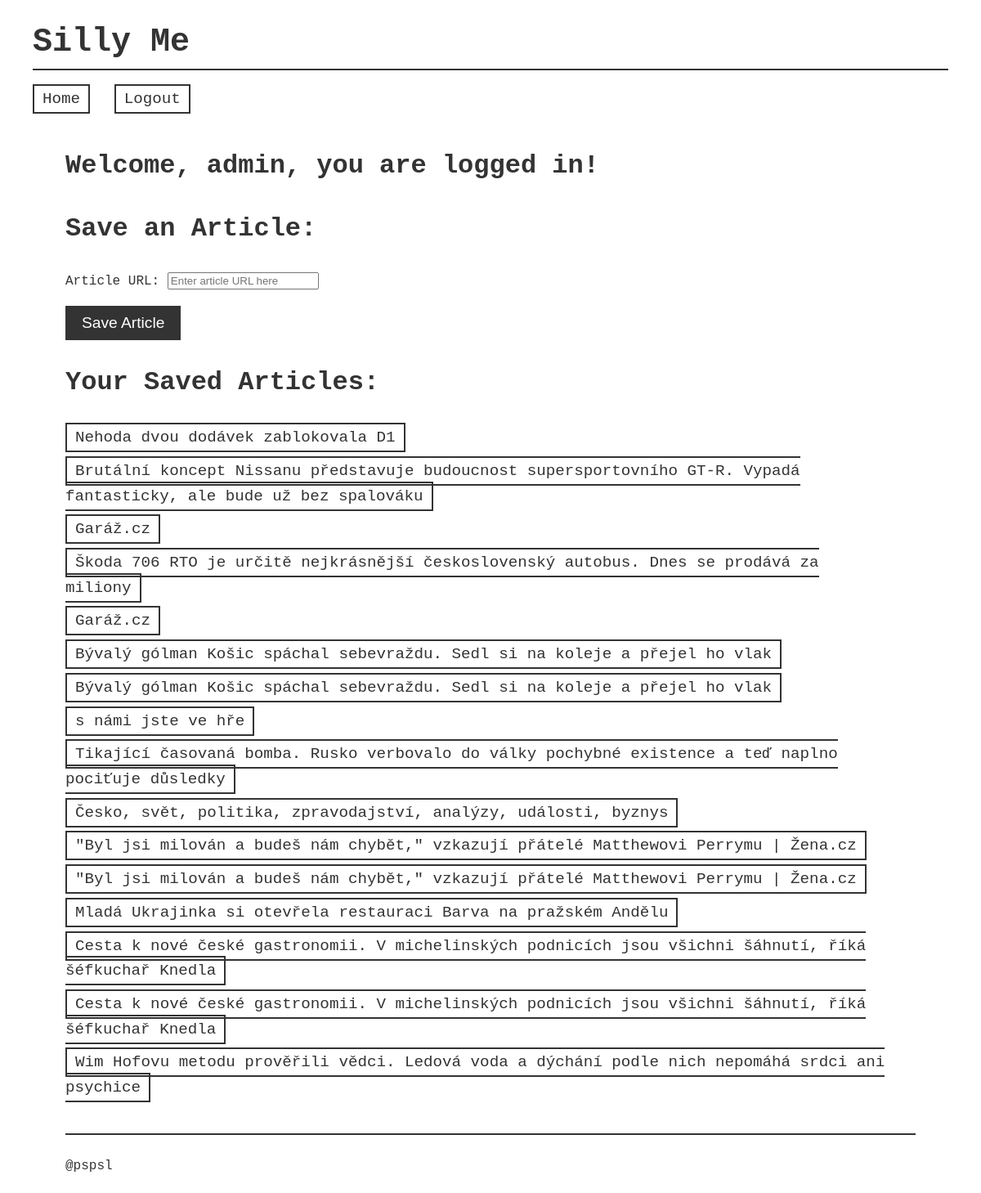
The app's page / (signed in) with its own data.
### articles/models.py (models this page shows, shortened)
class Article(models.Model):
    title = models.CharField(max_length=300)
    body = models.TextField(default="No text")
    author = models.CharField(max_length=150, null=True)
    timestamp = models.DateTimeField(auto_now_add=True)
    source = models.ForeignKey(Source, related_name="articles", on_delete=models.CASCADE)
    url = models.URLField(max_length=200)
    archived = models.BooleanField(default=False)
    user = models.ForeignKey(User, on_delete=models.CASCADE, null=True, related_name="articles")

### articles/views.py (the view)
# urls.py: path('', homepage_view, name="homepage"),
def homepage_view(request):
    form = ArticleForm()
    articles = []
    if request.user.is_authenticated:
        articles = ArticleModel.objects.filter(user=request.user)
    return render(request, "homepage.html", {"form": form, "articles": articles})

### articles/forms.py
class ArticleForm(forms.Form):
    url = forms.URLField(
        label='Article URL',
        required=True,
        widget=forms.URLInput(attrs={'placeholder': 'Enter article URL here'})
    )

### templates/homepage.html (shortened to what this page needs)
{% extends "base.html" %}
{% block content %}
<h1>Welcome{% if user.is_authenticated %}, {{ user.username }}, you are logged in{% endif %}!</h1>
{% if user.is_authenticated %}
<h2>Save an Article:</h2>
<form method="post" action="{% url 'save-article' %}">
    {{ form.as_p }}
    <button type="submit">Save Article</button>
</form>
<h2>Your Saved Articles:</h2>
<ul>
    {% for article in articles %}
    <li><a href="{% url 'article_detail' article.id %}">{{ article.title }}</a></li>
    {% endfor %}
</ul>
{% else %}
<p>Please register/log in</p>
{% endif %}
{% endblock %}

### static/css/styles.css (style rules this page uses)
body { font-family: 'Courier New', Courier, monospace; background-color: #FFF; color: #333; margin: 0; padding: 0; line-height: 1.6; }
nav a { text-decoration: none; color: #333; margin-right: 20px; font-size: 1.2rem; border: 2px solid #333; padding: 5px 10px; transition: background-color 0.3s ease; }
button { background-color: #333; color: #FFF; border: none; padding: 10px 20px; font-size: 1.2rem; cursor: pointer; transition: background-color 0.3s ease; }
h1, h2 { font-size: 2rem; }
form { margin-top: 20px; }
ul { list-style-type: none; padding: 0; }
ul li { margin-top: 10px; }
ul li a { text-decoration: none; color: #333; font-size: 1.2rem; }

### records on screen
Article: title "Nehoda dvou dodávek zablokovala D1"
Article: title "Brutální koncept Nissanu představuje budoucnost supersportovního GT-R. Vypadá fantasticky, ale bude už bez spalováku"
Article: title "Garáž.cz"
Article: title "Škoda 706 RTO je určitě nejkrásnější československý autobus. Dnes se prodává za miliony"
Article: title "Garáž.cz"
Article: title "Bývalý gólman Košic spáchal sebevraždu. Sedl si na koleje a přejel ho vlak"
Article: title "Bývalý gólman Košic spáchal sebevraždu. Sedl si na koleje a přejel ho vlak"
Article: title "s námi jste ve hře"
Article: title "Tikající časovaná bomba. Rusko verbovalo do války pochybné existence a teď naplno pociťuje důsledky"
Article: title "Česko, svět, politika, zpravodajství, analýzy, události, byznys"
Article: title "\"Byl jsi milován a budeš nám chybět,\" vzkazují přátelé Matthewovi Perrymu | Žena.cz"
Article: title "\"Byl jsi milován a budeš nám chybět,\" vzkazují přátelé Matthewovi Perrymu | Žena.cz"
Article: title "Mladá Ukrajinka si otevřela restauraci Barva na pražském Andělu"
Article: title "Cesta k nové české gastronomii. V michelinských podnicích jsou všichni šáhnutí, říká šéfkuchař Knedla"
Article: title "Cesta k nové české gastronomii. V michelinských podnicích jsou všichni šáhnutí, říká šéfkuchař Knedla"
Article: title "Wim Hofovu metodu prověřili vědci. Ledová voda a dýchání podle nich nepomáhá srdci ani psychice"

### other values on screen
{{ user.username }} "admin"
